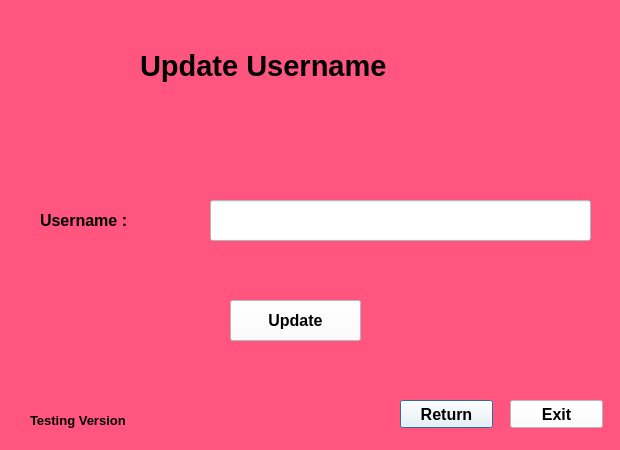
<?xml version="1.0" encoding="UTF-8"?>
<ui version="4.0">
 <class>Dialog</class>
 <widget class="QDialog" name="Dialog">
  <property name="geometry">
   <rect>
    <x>0</x>
    <y>0</y>
    <width>620</width>
    <height>450</height>
   </rect>
  </property>
  <property name="windowTitle">
   <string>Dialog</string>
  </property>
  <property name="styleSheet">
   <string notr="true">background-color: rgb(255, 85, 127);</string>
  </property>
  <widget class="QLabel" name="label_4">
   <property name="geometry">
    <rect>
     <x>140</x>
     <y>30</y>
     <width>341</width>
     <height>71</height>
    </rect>
   </property>
   <property name="font">
    <font>
     <family>MS Sans Serif</family>
     <pointsize>22</pointsize>
     <weight>75</weight>
     <bold>true</bold>
     <strikeout>false</strikeout>
    </font>
   </property>
   <property name="text">
    <string>Update Username</string>
   </property>
  </widget>
  <widget class="QLabel" name="label_2">
   <property name="geometry">
    <rect>
     <x>30</x>
     <y>410</y>
     <width>131</width>
     <height>20</height>
    </rect>
   </property>
   <property name="font">
    <font>
     <family>MS Sans Serif</family>
     <pointsize>10</pointsize>
     <weight>75</weight>
     <bold>true</bold>
    </font>
   </property>
   <property name="text">
    <string>Testing Version</string>
   </property>
  </widget>
  <widget class="QPushButton" name="ReturnButton">
   <property name="geometry">
    <rect>
     <x>400</x>
     <y>400</y>
     <width>93</width>
     <height>28</height>
    </rect>
   </property>
   <property name="font">
    <font>
     <family>MS Sans Serif</family>
     <pointsize>12</pointsize>
     <weight>75</weight>
     <bold>true</bold>
    </font>
   </property>
   <property name="styleSheet">
    <string notr="true">background-color: rgb(255, 255, 255);</string>
   </property>
   <property name="text">
    <string>Return</string>
   </property>
  </widget>
  <widget class="QPushButton" name="Update">
   <property name="geometry">
    <rect>
     <x>230</x>
     <y>300</y>
     <width>131</width>
     <height>41</height>
    </rect>
   </property>
   <property name="font">
    <font>
     <family>MS Sans Serif</family>
     <pointsize>12</pointsize>
     <weight>75</weight>
     <bold>true</bold>
    </font>
   </property>
   <property name="styleSheet">
    <string notr="true">background-color: rgb(255, 255, 255);</string>
   </property>
   <property name="text">
    <string>Update</string>
   </property>
  </widget>
  <widget class="QLabel" name="label_5">
   <property name="geometry">
    <rect>
     <x>40</x>
     <y>200</y>
     <width>141</width>
     <height>41</height>
    </rect>
   </property>
   <property name="font">
    <font>
     <family>MS Sans Serif</family>
     <pointsize>12</pointsize>
     <weight>75</weight>
     <bold>true</bold>
     <strikeout>false</strikeout>
    </font>
   </property>
   <property name="styleSheet">
    <string notr="true"/>
   </property>
   <property name="text">
    <string>Username :</string>
   </property>
  </widget>
  <widget class="QPushButton" name="Exit">
   <property name="geometry">
    <rect>
     <x>510</x>
     <y>400</y>
     <width>93</width>
     <height>28</height>
    </rect>
   </property>
   <property name="font">
    <font>
     <family>MS Sans Serif</family>
     <pointsize>12</pointsize>
     <weight>75</weight>
     <bold>true</bold>
    </font>
   </property>
   <property name="styleSheet">
    <string notr="true">background-color: rgb(255, 255, 255);</string>
   </property>
   <property name="text">
    <string>Exit</string>
   </property>
  </widget>
  <widget class="QLineEdit" name="Username">
   <property name="geometry">
    <rect>
     <x>210</x>
     <y>200</y>
     <width>381</width>
     <height>41</height>
    </rect>
   </property>
   <property name="styleSheet">
    <string notr="true">background-color: rgb(255, 255, 255);</string>
   </property>
  </widget>
 </widget>
 <resources/>
 <connections/>
</ui>
